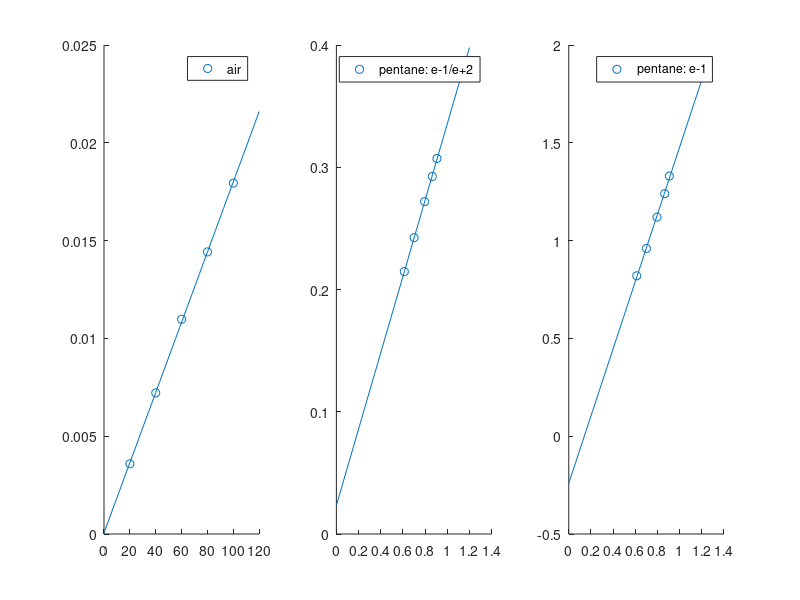

The MATLAB script that drew this image:
air=[1.0108, 1.0218, 1.0333, 1.0439, 1.0548];
airTransformed = arrayfun(@(x) (x-1)/(x+2), air);
airPressure=[20,40,60,80,100];
airFit = polyfit(airPressure, airTransformed, 1);

airX = linspace(0, 120, 40);
airY = polyval(airFit, airX);
subplot(1,3,1);
scatter(airPressure, airTransformed);
hold on;
plot(airX, airY); legend('air');


pentane=[1.82, 1.96, 2.12, 2.24, 2.33];
pentaneDensity=[.613,.701,.796, .865, .907];
pentaneTransformed1 = arrayfun(@(x) (x-1)/(x+2), pentane);
pentaneTransformed2 = arrayfun(@(x) (x-1), pentane);
pentaneFit1 = polyfit(pentaneDensity, pentaneTransformed1, 1);
pentaneFit2 = polyfit(pentaneDensity, pentaneTransformed2, 1);

pentaneX = linspace(0, 1.2, 40);
pentaneY1 = polyval(pentaneFit1, pentaneX);
pentaneY2 = polyval(pentaneFit2, pentaneX);

subplot(1,3,2);
hold on;
scatter(pentaneDensity, pentaneTransformed1);
plot(pentaneX, pentaneY1);
legend('pentane: e-1/e+2');

subplot(1,3,3);
hold on;
scatter(pentaneDensity, pentaneTransformed2);
plot(pentaneX, pentaneY2);
legend('pentane: e-1');

